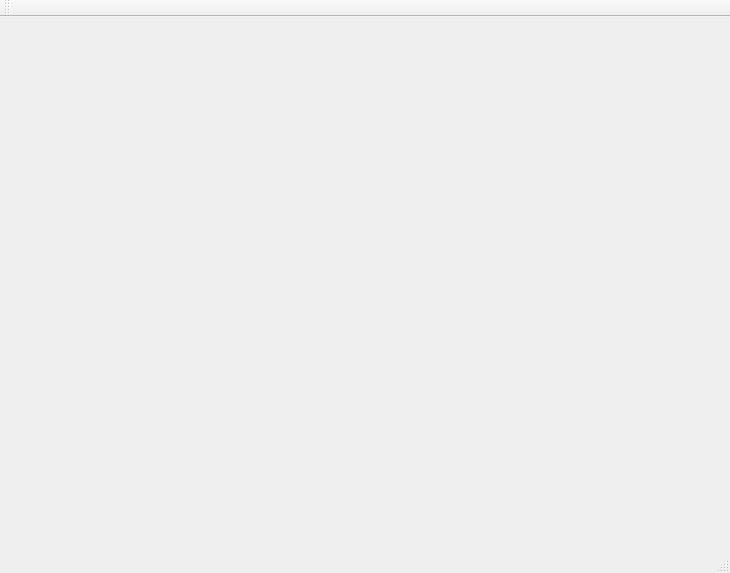
<?xml version="1.0" encoding="UTF-8"?>
<ui version="4.0">
 <class>MainWindow</class>
 <widget class="QMainWindow" name="MainWindow">
  <property name="geometry">
   <rect>
    <x>0</x>
    <y>0</y>
    <width>730</width>
    <height>573</height>
   </rect>
  </property>
  <property name="windowTitle">
   <string>MainWindow</string>
  </property>
  <widget class="QWidget" name="centralWidget">
   <layout class="QVBoxLayout" name="verticalLayout">
    <item>
     <layout class="QVBoxLayout" name="mainLayout"/>
    </item>
   </layout>
  </widget>
  <widget class="QMenuBar" name="menuBar">
   <property name="geometry">
    <rect>
     <x>0</x>
     <y>0</y>
     <width>730</width>
     <height>21</height>
    </rect>
   </property>
  </widget>
  <widget class="QToolBar" name="mainToolBar">
   <attribute name="toolBarArea">
    <enum>TopToolBarArea</enum>
   </attribute>
   <attribute name="toolBarBreak">
    <bool>false</bool>
   </attribute>
  </widget>
  <widget class="QStatusBar" name="statusBar"/>
 </widget>
 <layoutdefault spacing="6" margin="11"/>
 <resources/>
 <connections/>
</ui>
